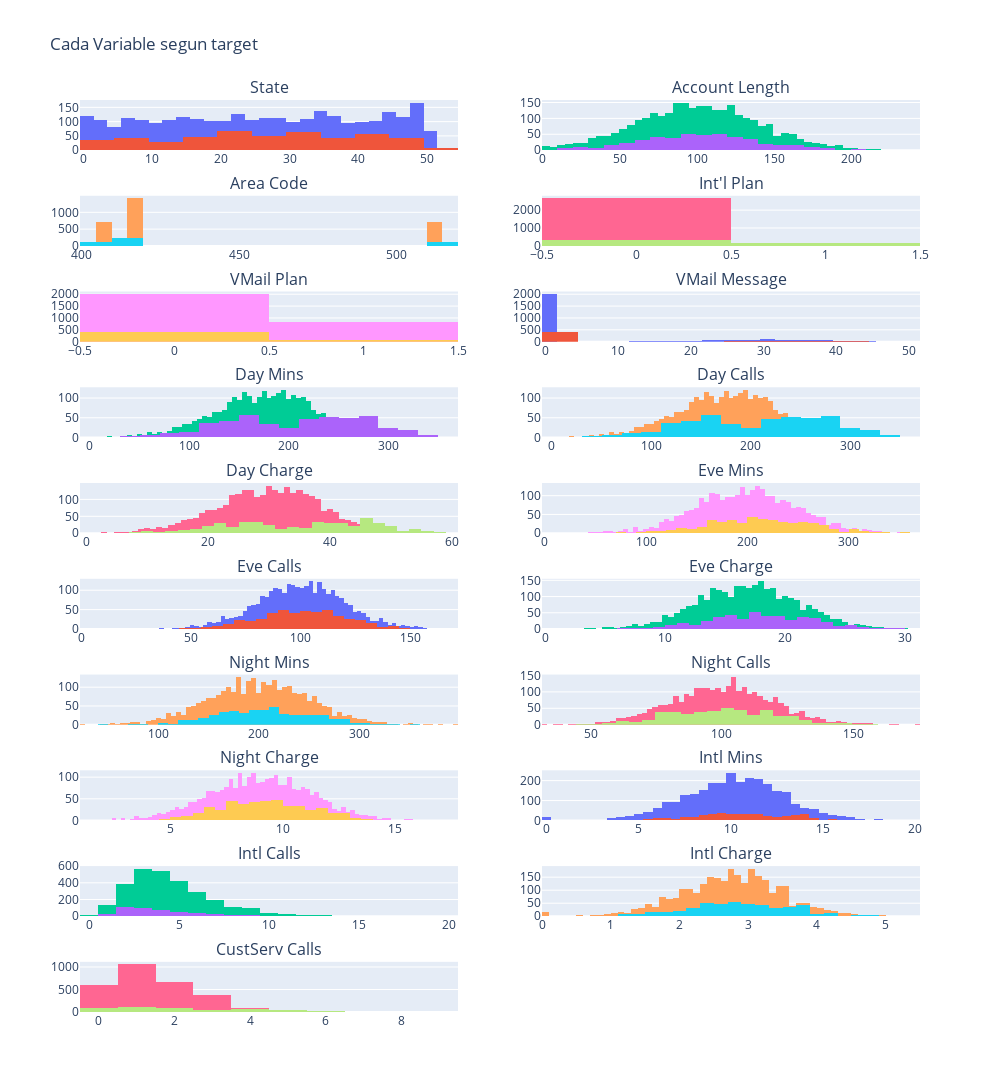

Here is the notebook cell this chart was saved with:
### Code cell
from plotly.subplots import make_subplots
import plotly.graph_objects as go

fig = make_subplots(rows=10, cols=2
                    ,subplot_titles=(columnas))


    
# Add histogram data
x1 = df_2[df_2['Churn?'] == 'False.'][columnas[0]]
x2 = df_2[df_2['Churn?'] == 'True.'][columnas[0]]

fig.add_trace(go.Histogram(x=x1), row = 1, col = 1)
fig.add_trace(go.Histogram(x=x2), row = 1, col = 1)
fig.update_layout(barmode='overlay')

x3 = df_2[df_2['Churn?'] == 'False.'][columnas[1]]
x4 = df_2[df_2['Churn?'] == 'True.'][columnas[1]]

fig.add_trace(go.Histogram(x=x3), row = 1, col = 2)
fig.add_trace(go.Histogram(x=x4), row = 1, col = 2)
fig.update_layout(barmode='overlay')

x5 = df_2[df_2['Churn?'] == 'False.'][columnas[2]]
x6 = df_2[df_2['Churn?'] == 'True.'][columnas[2]]

fig.add_trace(go.Histogram(x=x5), row = 2, col = 1)
fig.add_trace(go.Histogram(x=x6), row = 2, col = 1)
fig.update_layout(barmode='overlay')

x7 = df_2[df_2['Churn?'] == 'False.'][columnas[3]]
x8 = df_2[df_2['Churn?'] == 'True.'][columnas[3]]

fig.add_trace(go.Histogram(x=x7), row = 2, col = 2)
fig.add_trace(go.Histogram(x=x8), row = 2, col = 2)
fig.update_layout(barmode='overlay')

x9 = df_2[df_2['Churn?'] == 'False.'][columnas[4]]
x10 = df_2[df_2['Churn?'] == 'True.'][columnas[4]]

fig.add_trace(go.Histogram(x=x9), row = 3, col = 1)
fig.add_trace(go.Histogram(x=x10), row = 3, col = 1)
fig.update_layout(barmode='overlay')

x11 = df_2[df_2['Churn?'] == 'False.'][columnas[5]]
x12 = df_2[df_2['Churn?'] == 'True.'][columnas[5]]

fig.add_trace(go.Histogram(x=x11), row = 3, col = 2)
fig.add_trace(go.Histogram(x=x12), row = 3, col = 2)
fig.update_layout(barmode='overlay')

x13 = df_2[df_2['Churn?'] == 'False.'][columnas[6]]
x14 = df_2[df_2['Churn?'] == 'True.'][columnas[6]]

fig.add_trace(go.Histogram(x=x13), row = 4, col = 1)
fig.add_trace(go.Histogram(x=x14), row = 4, col = 1)
fig.update_layout(barmode='overlay')

x15 = df_2[df_2['Churn?'] == 'False.'][columnas[7]]
x16 = df_2[df_2['Churn?'] == 'True.'][columnas[7]]

fig.add_trace(go.Histogram(x=x13), row = 4, col = 2)
fig.add_trace(go.Histogram(x=x14), row = 4, col = 2)
fig.update_layout(barmode='overlay')

x17 = df_2[df_2['Churn?'] == 'False.'][columnas[8]]
x18 = df_2[df_2['Churn?'] == 'True.'][columnas[8]]

fig.add_trace(go.Histogram(x=x17), row = 5, col = 1)
fig.add_trace(go.Histogram(x=x18), row = 5, col = 1)
fig.update_layout(barmode='overlay')

x19 = df_2[df_2['Churn?'] == 'False.'][columnas[9]]
x20 = df_2[df_2['Churn?'] == 'True.'][columnas[9]]

fig.add_trace(go.Histogram(x=x19), row = 5, col = 2)
fig.add_trace(go.Histogram(x=x20), row = 5, col = 2)
fig.update_layout(barmode='overlay')

x21 = df_2[df_2['Churn?'] == 'False.'][columnas[10]]
x22 = df_2[df_2['Churn?'] == 'True.'][columnas[10]]

fig.add_trace(go.Histogram(x=x21), row = 6, col = 1)
fig.add_trace(go.Histogram(x=x22), row = 6, col = 1)
fig.update_layout(barmode='overlay')

x23 = df_2[df_2['Churn?'] == 'False.'][columnas[11]]
x24 = df_2[df_2['Churn?'] == 'True.'][columnas[11]]

fig.add_trace(go.Histogram(x=x23), row = 6, col = 2)
fig.add_trace(go.Histogram(x=x24), row = 6, col = 2)
fig.update_layout(barmode='overlay')

x25 = df_2[df_2['Churn?'] == 'False.'][columnas[12]]
x26 = df_2[df_2['Churn?'] == 'True.'][columnas[12]]

fig.add_trace(go.Histogram(x=x25), row = 7, col = 1)
fig.add_trace(go.Histogram(x=x26), row = 7, col = 1)
fig.update_layout(barmode='overlay')

x27 = df_2[df_2['Churn?'] == 'False.'][columnas[13]]
x28 = df_2[df_2['Churn?'] == 'True.'][columnas[13]]

fig.add_trace(go.Histogram(x=x27), row = 7, col = 2)
fig.add_trace(go.Histogram(x=x28), row = 7, col = 2)
fig.update_layout(barmode='overlay')

x29 = df_2[df_2['Churn?'] == 'False.'][columnas[14]]
x30 = df_2[df_2['Churn?'] == 'True.'][columnas[14]]

fig.add_trace(go.Histogram(x=x29), row = 8, col = 1)
fig.add_trace(go.Histogram(x=x30), row = 8, col = 1)
fig.update_layout(barmode='overlay')

x31 = df_2[df_2['Churn?'] == 'False.'][columnas[15]]
x32 = df_2[df_2['Churn?'] == 'True.'][columnas[15]]

fig.add_trace(go.Histogram(x=x31), row = 8, col = 2)
fig.add_trace(go.Histogram(x=x32), row = 8, col = 2)
fig.update_layout(barmode='overlay')

x33 = df_2[df_2['Churn?'] == 'False.'][columnas[16]]
x34 = df_2[df_2['Churn?'] == 'True.'][columnas[16]]

fig.add_trace(go.Histogram(x=x33), row = 9, col = 1)
fig.add_trace(go.Histogram(x=x34), row = 9, col = 1)
fig.update_layout(barmode='overlay')

x35 = df_2[df_2['Churn?'] == 'False.'][columnas[17]]
x36 = df_2[df_2['Churn?'] == 'True.'][columnas[17]]

fig.add_trace(go.Histogram(x=x35), row = 9, col = 2)
fig.add_trace(go.Histogram(x=x36), row = 9, col = 2)
fig.update_layout(barmode='overlay')

x37 = df_2[df_2['Churn?'] == 'False.'][columnas[18]]
x38 = df_2[df_2['Churn?'] == 'True.'][columnas[18]]

fig.add_trace(go.Histogram(x=x37), row = 10, col = 1)
fig.add_trace(go.Histogram(x=x38), row = 10, col = 1)
fig.update_layout(barmode='overlay')


# Create distplot with custom bin_size
fig.update_layout(height=2000, width=1000)
fig.update_layout(showlegend = False, title_text = 'Cada Variable segun target')
fig.show()

### Figure 1 — Plotly figure (JSON) as saved in the notebook; plotly's stock layout.template omitted (floating-point values rounded to 4 significant figures; data arrays with more than 128 entries replaced by an {"elided": "..."} marker saying what was removed)
{"data": [{"type": "histogram", "x": {"elided": "2850 int values"}, "xaxis": "x", "yaxis": "y"}, {"type": "histogram", "x": {"elided": "483 int values"}, "xaxis": "x", "yaxis": "y"}, {"type": "histogram", "x": {"elided": "2850 int values"}, "xaxis": "x2", "yaxis": "y2"}, {"type": "histogram", "x": {"elided": "483 int values"}, "xaxis": "x2", "yaxis": "y2"}, {"type": "histogram", "x": {"elided": "2850 int values"}, "xaxis": "x3", "yaxis": "y3"}, {"type": "histogram", "x": {"elided": "483 int values"}, "xaxis": "x3", "yaxis": "y3"}, {"type": "histogram", "x": {"elided": "2850 int values"}, "xaxis": "x4", "yaxis": "y4"}, {"type": "histogram", "x": {"elided": "483 int values"}, "xaxis": "x4", "yaxis": "y4"}, {"type": "histogram", "x": {"elided": "2850 int values"}, "xaxis": "x5", "yaxis": "y5"}, {"type": "histogram", "x": {"elided": "483 int values"}, "xaxis": "x5", "yaxis": "y5"}, {"type": "histogram", "x": {"elided": "2850 int values"}, "xaxis": "x6", "yaxis": "y6"}, {"type": "histogram", "x": {"elided": "483 int values"}, "xaxis": "x6", "yaxis": "y6"}, {"type": "histogram", "x": {"elided": "2850 float values"}, "xaxis": "x7", "yaxis": "y7"}, {"type": "histogram", "x": {"elided": "483 float values"}, "xaxis": "x7", "yaxis": "y7"}, {"type": "histogram", "x": {"elided": "2850 float values"}, "xaxis": "x8", "yaxis": "y8"}, {"type": "histogram", "x": {"elided": "483 float values"}, "xaxis": "x8", "yaxis": "y8"}, {"type": "histogram", "x": {"elided": "2850 float values"}, "xaxis": "x9", "yaxis": "y9"}, {"type": "histogram", "x": {"elided": "483 float values"}, "xaxis": "x9", "yaxis": "y9"}, {"type": "histogram", "x": {"elided": "2850 float values"}, "xaxis": "x10", "yaxis": "y10"}, {"type": "histogram", "x": {"elided": "483 float values"}, "xaxis": "x10", "yaxis": "y10"}, {"type": "histogram", "x": {"elided": "2850 int values"}, "xaxis": "x11", "yaxis": "y11"}, {"type": "histogram", "x": {"elided": "483 int values"}, "xaxis": "x11", "yaxis": "y11"}, {"type": "histogram", "x": {"elided": "2850 float values"}, "xaxis": "x12", "yaxis": "y12"}, {"type": "histogram", "x": {"elided": "483 float values"}, "xaxis": "x12", "yaxis": "y12"}, {"type": "histogram", "x": {"elided": "2850 float values"}, "xaxis": "x13", "yaxis": "y13"}, {"type": "histogram", "x": {"elided": "483 float values"}, "xaxis": "x13", "yaxis": "y13"}, {"type": "histogram", "x": {"elided": "2850 int values"}, "xaxis": "x14", "yaxis": "y14"}, {"type": "histogram", "x": {"elided": "483 int values"}, "xaxis": "x14", "yaxis": "y14"}, {"type": "histogram", "x": {"elided": "2850 float values"}, "xaxis": "x15", "yaxis": "y15"}, {"type": "histogram", "x": {"elided": "483 float values"}, "xaxis": "x15", "yaxis": "y15"}, {"type": "histogram", "x": {"elided": "2850 float values"}, "xaxis": "x16", "yaxis": "y16"}, {"type": "histogram", "x": {"elided": "483 float values"}, "xaxis": "x16", "yaxis": "y16"}, {"type": "histogram", "x": {"elided": "2850 int values"}, "xaxis": "x17", "yaxis": "y17"}, {"type": "histogram", "x": {"elided": "483 int values"}, "xaxis": "x17", "yaxis": "y17"}, {"type": "histogram", "x": {"elided": "2850 float values"}, "xaxis": "x18", "yaxis": "y18"}, {"type": "histogram", "x": {"elided": "483 float values"}, "xaxis": "x18", "yaxis": "y18"}, {"type": "histogram", "x": {"elided": "2850 int values"}, "xaxis": "x19", "yaxis": "y19"}, {"type": "histogram", "x": {"elided": "483 int values"}, "xaxis": "x19", "yaxis": "y19"}], "layout": {"annotations": [{"font": {"size": 16}, "showarrow": false, "text": "State", "x": 0.225, "xanchor": "center", "xref": "paper", "y": 1, "yanchor": "bottom", "yref": "paper"}, {"font": {"size": 16}, "showarrow": false, "text": "Account Length", "x": 0.775, "xanchor": "center", "xref": "paper", "y": 1, "yanchor": "bottom", "yref": "paper"}, {"font": {"size": 16}, "showarrow": false, "text": "Area Code", "x": 0.225, "xanchor": "center", "xref": "paper", "y": 0.895, "yanchor": "bottom", "yref": "paper"}, {"font": {"size": 16}, "showarrow": false, "text": "Int'l Plan", "x": 0.775, "xanchor": "center", "xref": "paper", "y": 0.895, "yanchor": "bottom", "yref": "paper"}, {"font": {"size": 16}, "showarrow": false, "text": "VMail Plan", "x": 0.225, "xanchor": "center", "xref": "paper", "y": 0.79, "yanchor": "bottom", "yref": "paper"}, {"font": {"size": 16}, "showarrow": false, "text": "VMail Message", "x": 0.775, "xanchor": "center", "xref": "paper", "y": 0.79, "yanchor": "bottom", "yref": "paper"}, {"font": {"size": 16}, "showarrow": false, "text": "Day Mins", "x": 0.225, "xanchor": "center", "xref": "paper", "y": 0.685, "yanchor": "bottom", "yref": "paper"}, {"font": {"size": 16}, "showarrow": false, "text": "Day Calls", "x": 0.775, "xanchor": "center", "xref": "paper", "y": 0.685, "yanchor": "bottom", "yref": "paper"}, {"font": {"size": 16}, "showarrow": false, "text": "Day Charge", "x": 0.225, "xanchor": "center", "xref": "paper", "y": 0.58, "yanchor": "bottom", "yref": "paper"}, {"font": {"size": 16}, "showarrow": false, "text": "Eve Mins", "x": 0.775, "xanchor": "center", "xref": "paper", "y": 0.58, "yanchor": "bottom", "yref": "paper"}, {"font": {"size": 16}, "showarrow": false, "text": "Eve Calls", "x": 0.225, "xanchor": "center", "xref": "paper", "y": 0.475, "yanchor": "bottom", "yref": "paper"}, {"font": {"size": 16}, "showarrow": false, "text": "Eve Charge", "x": 0.775, "xanchor": "center", "xref": "paper", "y": 0.475, "yanchor": "bottom", "yref": "paper"}, {"font": {"size": 16}, "showarrow": false, "text": "Night Mins", "x": 0.225, "xanchor": "center", "xref": "paper", "y": 0.37, "yanchor": "bottom", "yref": "paper"}, {"font": {"size": 16}, "showarrow": false, "text": "Night Calls", "x": 0.775, "xanchor": "center", "xref": "paper", "y": 0.37, "yanchor": "bottom", "yref": "paper"}, {"font": {"size": 16}, "showarrow": false, "text": "Night Charge", "x": 0.225, "xanchor": "center", "xref": "paper", "y": 0.265, "yanchor": "bottom", "yref": "paper"}, {"font": {"size": 16}, "showarrow": false, "text": "Intl Mins", "x": 0.775, "xanchor": "center", "xref": "paper", "y": 0.265, "yanchor": "bottom", "yref": "paper"}, {"font": {"size": 16}, "showarrow": false, "text": "Intl Calls", "x": 0.225, "xanchor": "center", "xref": "paper", "y": 0.16, "yanchor": "bottom", "yref": "paper"}, {"font": {"size": 16}, "showarrow": false, "text": "Intl Charge", "x": 0.775, "xanchor": "center", "xref": "paper", "y": 0.16, "yanchor": "bottom", "yref": "paper"}, {"font": {"size": 16}, "showarrow": false, "text": "CustServ Calls", "x": 0.225, "xanchor": "center", "xref": "paper", "y": 0.055, "yanchor": "bottom", "yref": "paper"}], "barmode": "overlay", "height": 2000, "showlegend": false, "title": {"text": "Cada Variable segun target"}, "width": 1000, "xaxis": {"anchor": "y", "domain": [0, 0.45]}, "xaxis10": {"anchor": "y10", "domain": [0.55, 1]}, "xaxis11": {"anchor": "y11", "domain": [0, 0.45]}, "xaxis12": {"anchor": "y12", "domain": [0.55, 1]}, "xaxis13": {"anchor": "y13", "domain": [0, 0.45]}, "xaxis14": {"anchor": "y14", "domain": [0.55, 1]}, "xaxis15": {"anchor": "y15", "domain": [0, 0.45]}, "xaxis16": {"anchor": "y16", "domain": [0.55, 1]}, "xaxis17": {"anchor": "y17", "domain": [0, 0.45]}, "xaxis18": {"anchor": "y18", "domain": [0.55, 1]}, "xaxis19": {"anchor": "y19", "domain": [0, 0.45]}, "xaxis2": {"anchor": "y2", "domain": [0.55, 1]}, "xaxis20": {"anchor": "y20", "domain": [0.55, 1]}, "xaxis3": {"anchor": "y3", "domain": [0, 0.45]}, "xaxis4": {"anchor": "y4", "domain": [0.55, 1]}, "xaxis5": {"anchor": "y5", "domain": [0, 0.45]}, "xaxis6": {"anchor": "y6", "domain": [0.55, 1]}, "xaxis7": {"anchor": "y7", "domain": [0, 0.45]}, "xaxis8": {"anchor": "y8", "domain": [0.55, 1]}, "xaxis9": {"anchor": "y9", "domain": [0, 0.45]}, "yaxis": {"anchor": "x", "domain": [0.945, 1]}, "yaxis10": {"anchor": "x10", "domain": [0.525, 0.58]}, "yaxis11": {"anchor": "x11", "domain": [0.42, 0.475]}, "yaxis12": {"anchor": "x12", "domain": [0.42, 0.475]}, "yaxis13": {"anchor": "x13", "domain": [0.315, 0.37]}, "yaxis14": {"anchor": "x14", "domain": [0.315, 0.37]}, "yaxis15": {"anchor": "x15", "domain": [0.21, 0.265]}, "yaxis16": {"anchor": "x16", "domain": [0.21, 0.265]}, "yaxis17": {"anchor": "x17", "domain": [0.105, 0.16]}, "yaxis18": {"anchor": "x18", "domain": [0.105, 0.16]}, "yaxis19": {"anchor": "x19", "domain": [0, 0.055]}, "yaxis2": {"anchor": "x2", "domain": [0.945, 1]}, "yaxis20": {"anchor": "x20", "domain": [0, 0.055]}, "yaxis3": {"anchor": "x3", "domain": [0.84, 0.895]}, "yaxis4": {"anchor": "x4", "domain": [0.84, 0.895]}, "yaxis5": {"anchor": "x5", "domain": [0.735, 0.79]}, "yaxis6": {"anchor": "x6", "domain": [0.735, 0.79]}, "yaxis7": {"anchor": "x7", "domain": [0.63, 0.685]}, "yaxis8": {"anchor": "x8", "domain": [0.63, 0.685]}, "yaxis9": {"anchor": "x9", "domain": [0.525, 0.58]}}}
